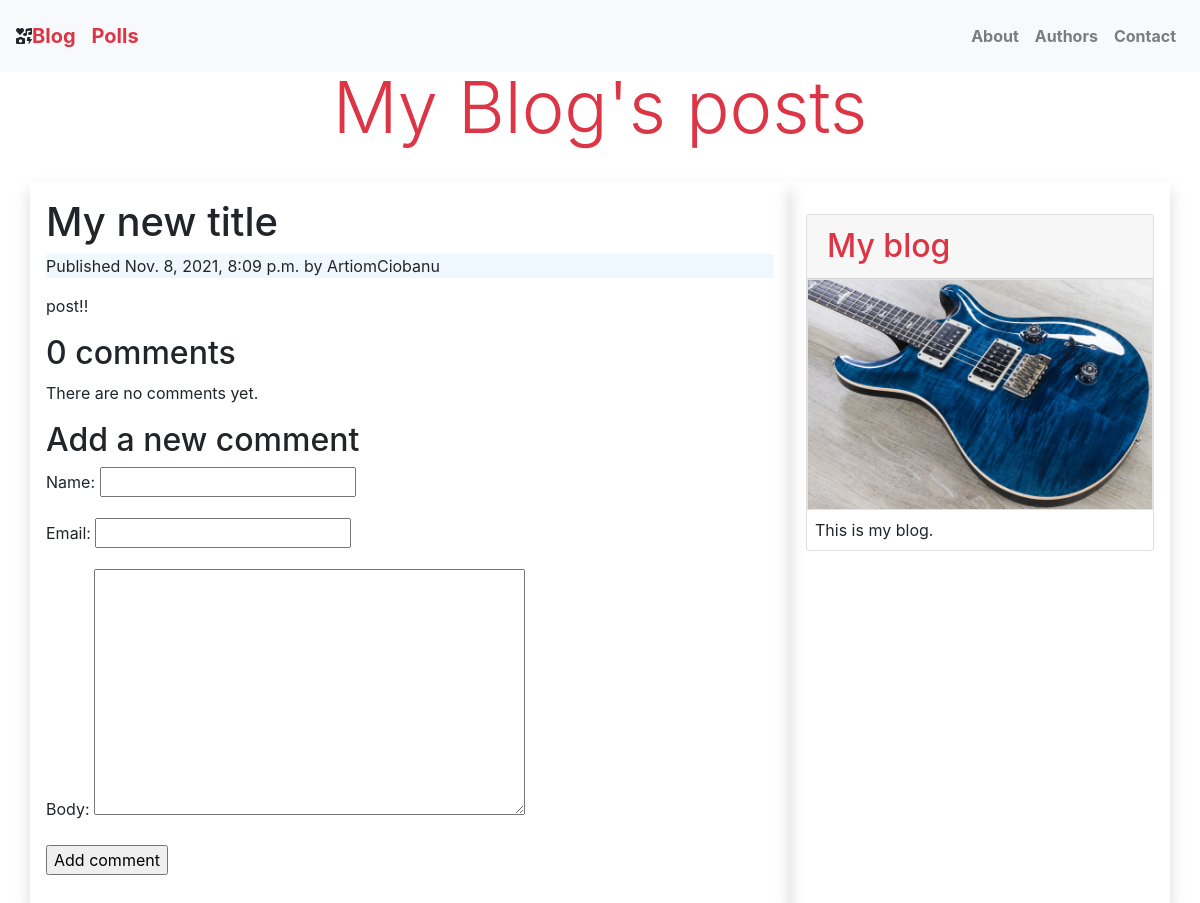
/blog/2021/11/8/another-post/, run on an earlier commit of the app's database.
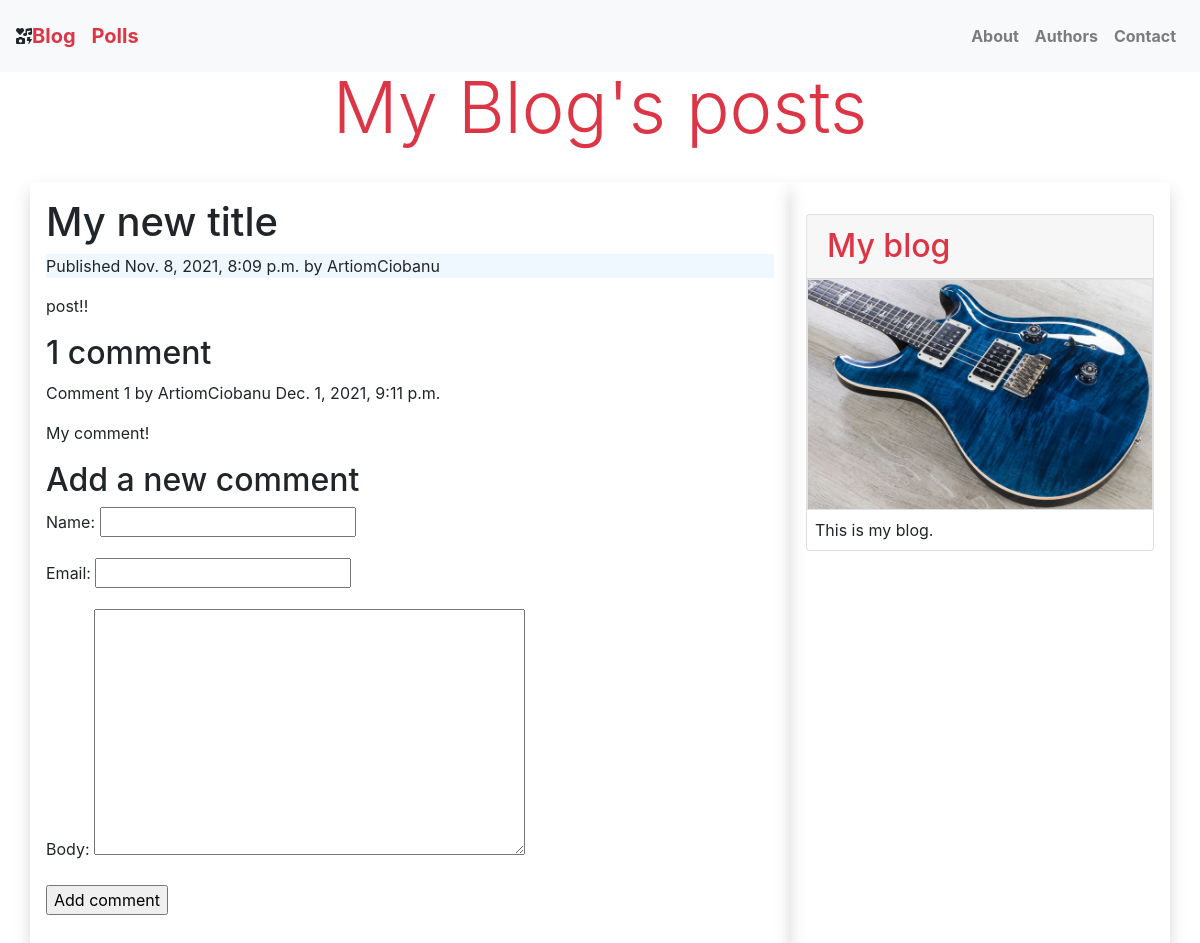
And on a later commit of the database.
### blog/models.py (models this page shows, shortened)
class Post(models.Model):
    STATUS_CHOICES = (
        ('draft', 'Draft'),
        ('published', 'Published'),
    )
    title = models.CharField(max_length=250)
    slug = models.SlugField(max_length=250, unique_for_date='publish')
    author = models.ForeignKey(User, on_delete=models.CASCADE, related_name='blog_posts')
    body = models.TextField()
    publish = models.DateTimeField(default=timezone.now)
    created = models.DateTimeField(auto_now_add=True)
    updated = models.DateTimeField(auto_now=True)
    status = models.CharField(max_length=10, choices=STATUS_CHOICES, default='draft')

class Comment(models.Model):
    post = models.ForeignKey(Post, on_delete=models.CASCADE, related_name='comments')
    name = models.CharField(max_length=80)
    email = models.EmailField()
    body = models.TextField()
    created = models.DateTimeField(auto_now_add=True)
    updated = models.DateTimeField(auto_now=True)
    active = models.BooleanField(default=True)

### blog/views.py (the view)
# urls.py: path('<int:year>/<int:month>/<int:day>/<slug:post>/', views.post_detail, name='post_detail'),
def post_detail(request, year, month, day, post):
    post = get_object_or_404(Post, slug=post, publish__year=year, publish__month=month, publish__day=day)
    comments = post.comments.filter(active=True)
    new_comment = None
    if request.method == 'POST':
        comment_form = CommentForm(data=request.POST)
        if comment_form.is_valid():
            new_comment = comment_form.save(commit=False)
            new_comment.post = post
            new_comment.save()
    else:
        comment_form = CommentForm()
    return render(request, 'blog/post/detail.html',
                  {
                      'post': post,
                      'comments': comments,
                      'new_comment': new_comment,
                      'comment_form': comment_form
                  })

### blog/forms.py
class CommentForm(forms.ModelForm):
    class Meta:
        model = Comment
        fields = ('name', 'email', 'body')

### blog/templates/blog/post/detail.html (shortened to what this page needs)
{% extends "../base.html" %}
{% block content %}
    <h1>{{ post.title }}</h1>
    <p class="publish-date">Published {{ post.publish }} by {{ post.author }}</p>
    {{ post.body | linebreaks }}
    {% with comments.count as total_comments %}
        <h2>{{ total_comments }} comment{{ total_comments|pluralize }}</h2>
    {% endwith %}
    {% for comment in comments %}
        <div class="comment"><p class="info"> Comment {{ forloop.counter }}
            by {{ comment.name }} {{ comment.created }} </p> {{ comment.body|linebreaks }} </div> {% empty %}
        <p>There are no comments yet.</p>
    {% endfor %}
    {% if new_comment %}
        <h2>Your comment has been added.</h2>
    {% else %}
        <h2>Add a new comment</h2>
        <form action="." method="post"> {{ comment_form.as_p }} {% csrf_token %} <p>
            <input type="submit" value="Add comment"></p>
        </form>
    {% endif %}
{% endblock %}

### blog/templates/blog/base.html (shortened to what this page needs)
{% load static %}
<!DOCTYPE html>
<html lang="en">
<head>
    <link href="{% static '..\static\css\blogStyle.css' %}" rel="stylesheet" type="text/css">
    <link href="{% static 'css/bootstrap.css' %}" rel="stylesheet" type="text/css"/>
    <link rel="stylesheet" href="https://use.fontawesome.com/releases/v5.8.1/css/all.css"
>
</head>
<body>
<nav class="navbar navbar-expand-lg navbar-light bg-light fixed-top py-3">
    <i class="fas fa-icons"></i>
    <a class="navbar-brand text-danger font-weight-bold" href="/blog">Blog</a>
    <a class="navbar-brand text-danger font-weight-bold" href="/blog/polls">Polls</a>
    <div class="collapse navbar-collapse" id="navbarNav">
        <ul class="navbar-nav ml-auto">
            <li class="nav-item text-black">
                <a class="nav-link text-black font-weight-bold" href="#">About</a>
            </li>
            <li class="nav-item text-black">
                <a class="nav-link text-black font-weight-bold" href="#">Authors</a>
            </li>
            <li class="nav-item text-black">
                <a class="nav-link text-black font-weight-bold" href="#">Contact</a>
            </li>
        </ul>
    </div>
</nav>
<br><br>
<div class="container-fluid d-flex justify-content-center my-10 content">
    <div class="row">
        <div class="col-12 mt-3">
            <h1 class="display-3 text-danger">My Blog's posts</h1></div>
    </div>
</div>
<div class="container">
    <div class="row">
        <div class="col-xl-8 col-sm-12 my-4 shadow p-3 mb-5">
            {% block content %}{% endblock %}
        </div>
        <div class="col-xl-4 col-sm-12 my-4 shadow p-3 mb-5">
            <div class="card my-3">
                <h2 class="card-header text-danger">My blog</h2>
                <img src="{% static 'images\img.jpg' %}" alt="Image" class="border"/>
                <p class="card-text px-2 py-2">This is my blog.</p>
            </div>
        </div>
    </div>
</div>
</body>
</html>

### blog/static/css/blogStyle.css (style rules this page uses)
.publish-date { background-color: aliceblue; }

What changed in the data, as far as the page shows it:
added Comment: name "ArtiomCiobanu", created "Dec. 1, 2021, 9:11 p.m.", body "My comment!"
Also different on the page:
{{ total_comments }}: "0" → "1"
text no longer shown: "There are no comments yet."
